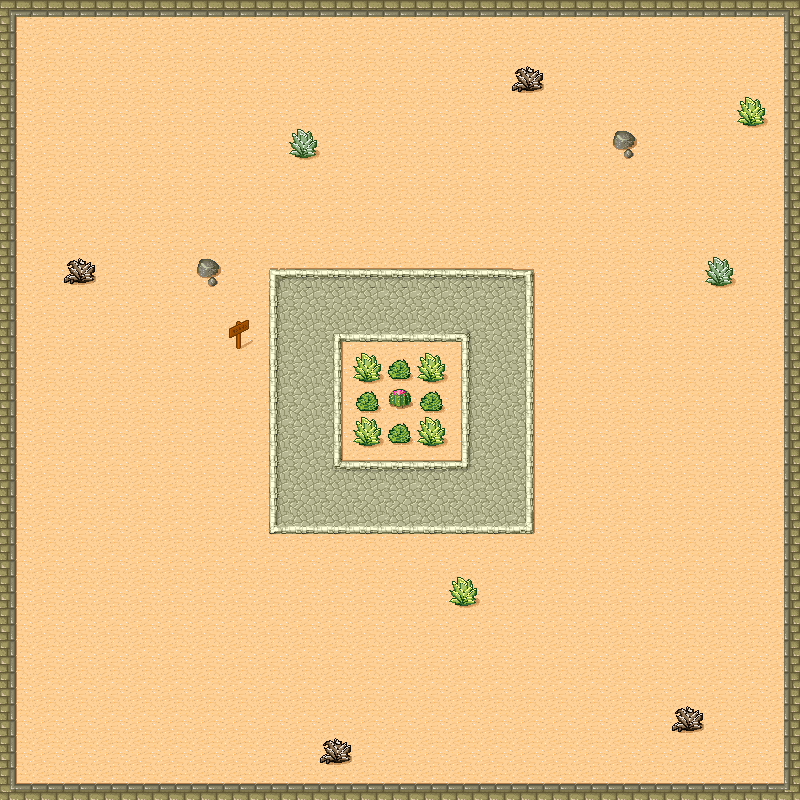

A 2D game scene composited from a Tiled map and its tileset images. What follows is a short description and the map's XML, with every tile layer's data as written:
An orthogonal 25x25 tile map with 32x32 px tiles, 4 tile layers (Ground, OuterWalls, Obstacles, Foliage).

<map version="1.2" tiledversion="1.2.1" orientation="orthogonal" renderorder="right-down" width="25" height="25" tilewidth="32" tileheight="32" infinite="0" nextlayerid="5" nextobjectid="1">
 <tileset firstgid="1" source="desertmap.tsx" />
 <layer id="1" name="Ground" width="25" height="25">
  <data encoding="csv">
30,30,30,30,30,30,30,30,30,30,30,30,30,30,30,30,30,30,30,30,30,30,30,30,30,
30,30,30,30,30,30,30,30,30,30,30,30,30,30,30,30,30,30,30,30,30,30,30,30,30,
30,30,30,30,30,30,30,30,30,30,30,30,30,30,30,30,30,30,30,30,30,30,30,30,30,
30,30,30,30,30,30,30,30,30,30,30,30,30,30,30,30,30,30,30,30,30,30,30,30,30,
30,30,30,30,30,30,30,30,30,30,30,30,30,30,30,30,30,30,30,30,30,30,30,30,30,
30,30,30,30,30,30,30,30,30,30,30,30,30,30,30,30,30,30,30,30,30,30,30,30,30,
30,30,30,30,30,30,30,30,30,30,30,30,30,30,30,30,30,30,30,30,30,30,30,30,30,
30,30,30,30,30,30,30,30,30,30,30,30,30,30,30,30,30,30,30,30,30,30,30,30,30,
30,30,30,30,30,30,30,30,30,30,30,30,30,30,30,30,30,30,30,30,30,30,30,30,30,
30,30,30,30,30,30,30,30,30,30,30,30,30,30,30,30,30,30,30,30,30,30,30,30,30,
30,30,30,30,30,30,30,30,30,30,30,30,30,30,30,30,30,30,30,30,30,30,30,30,30,
30,30,30,30,30,30,30,30,30,30,30,30,30,30,30,30,30,30,30,30,30,30,30,30,30,
30,30,30,30,30,30,30,30,30,30,30,30,30,30,30,30,30,30,30,30,30,30,30,30,30,
30,30,30,30,30,30,30,30,30,30,30,30,30,30,30,30,30,30,30,30,30,30,30,30,30,
30,30,30,30,30,30,30,30,30,30,30,30,30,30,30,30,30,30,30,30,30,30,30,30,30,
30,30,30,30,30,30,30,30,30,30,30,30,30,30,30,30,30,30,30,30,30,30,30,30,30,
30,30,30,30,30,30,30,30,30,30,30,30,30,30,30,30,30,30,30,30,30,30,30,30,30,
30,30,30,30,30,30,30,30,30,30,30,30,30,30,30,30,30,30,30,30,30,30,30,30,30,
30,30,30,30,30,30,30,30,30,30,30,30,30,30,30,30,30,30,30,30,30,30,30,30,30,
30,30,30,30,30,30,30,30,30,30,30,30,30,30,30,30,30,30,30,30,30,30,30,30,30,
30,30,30,30,30,30,30,30,30,30,30,30,30,30,30,30,30,30,30,30,30,30,30,30,30,
30,30,30,30,30,30,30,30,30,30,30,30,30,30,30,30,30,30,30,30,30,30,30,30,30,
30,30,30,30,30,30,30,30,30,30,30,30,30,30,30,30,30,30,30,30,30,30,30,30,30,
30,30,30,30,30,30,30,30,30,30,30,30,30,30,30,30,30,30,30,30,30,30,30,30,30,
30,30,30,30,30,30,30,30,30,30,30,30,30,30,30,30,30,30,30,30,30,30,30,30,30
</data>
 </layer>
 <layer id="2" name="OuterWalls" width="25" height="25">
  <data encoding="csv">
20,18,18,18,18,18,18,18,18,18,18,18,18,18,18,18,18,18,18,18,18,18,18,18,21,
11,0,0,0,0,0,0,0,0,0,0,0,0,0,0,0,0,0,0,0,0,0,0,0,9,
11,0,0,0,0,0,0,0,0,0,0,0,0,0,0,0,0,0,0,0,0,0,0,0,9,
11,0,0,0,0,0,0,0,0,0,0,0,0,0,0,0,0,0,0,0,0,0,0,0,9,
11,0,0,0,0,0,0,0,0,0,0,0,0,0,0,0,0,0,0,0,0,0,0,0,9,
11,0,0,0,0,0,0,0,0,0,0,0,0,0,0,0,0,0,0,0,0,0,0,0,9,
11,0,0,0,0,0,0,0,0,0,0,0,0,0,0,0,0,0,0,0,0,0,0,0,9,
11,0,0,0,0,0,0,0,0,0,0,0,0,0,0,0,0,0,0,0,0,0,0,0,9,
11,0,0,0,0,0,0,0,0,0,0,0,0,0,0,0,0,0,0,0,0,0,0,0,9,
11,0,0,0,0,0,0,0,0,0,0,0,0,0,0,0,0,0,0,0,0,0,0,0,9,
11,0,0,0,0,0,0,0,0,0,0,0,0,0,0,0,0,0,0,0,0,0,0,0,9,
11,0,0,0,0,0,0,0,0,0,0,0,0,0,0,0,0,0,0,0,0,0,0,0,9,
11,0,0,0,0,0,0,0,0,0,0,0,0,0,0,0,0,0,0,0,0,0,0,0,9,
11,0,0,0,0,0,0,0,0,0,0,0,0,0,0,0,0,0,0,0,0,0,0,0,9,
11,0,0,0,0,0,0,0,0,0,0,0,0,0,0,0,0,0,0,0,0,0,0,0,9,
11,0,0,0,0,0,0,0,0,0,0,0,0,0,0,0,0,0,0,0,0,0,0,0,9,
11,0,0,0,0,0,0,0,0,0,0,0,0,0,0,0,0,0,0,0,0,0,0,0,9,
11,0,0,0,0,0,0,0,0,0,0,0,0,0,0,0,0,0,0,0,0,0,0,0,9,
11,0,0,0,0,0,0,0,0,0,0,0,0,0,0,0,0,0,0,0,0,0,0,0,9,
11,0,0,0,0,0,0,0,0,0,0,0,0,0,0,0,0,0,0,0,0,0,0,0,9,
11,0,0,0,0,0,0,0,0,0,0,0,0,0,0,0,0,0,0,0,0,0,0,0,9,
11,0,0,0,0,0,0,0,0,0,0,0,0,0,0,0,0,0,0,0,0,0,0,0,9,
11,0,0,0,0,0,0,0,0,0,0,0,0,0,0,0,0,0,0,0,0,0,0,0,9,
11,0,0,0,0,0,0,0,0,0,0,0,0,0,0,0,0,0,0,0,0,0,0,0,9,
28,2,2,2,2,2,2,2,2,2,2,2,2,2,2,2,2,2,2,2,2,2,2,2,29
</data>
 </layer>
 <layer id="3" name="Obstacles" width="25" height="25">
  <data encoding="csv">
0,0,0,0,0,0,0,0,0,0,0,0,0,0,0,0,0,0,0,0,0,0,0,0,0,
0,0,0,0,0,0,0,0,0,0,0,0,0,0,0,0,0,0,0,0,0,0,0,0,0,
0,0,0,0,0,0,0,0,0,0,0,0,0,0,0,0,0,0,0,0,0,0,0,0,0,
0,0,0,0,0,0,0,0,0,0,0,0,0,0,0,0,0,0,0,0,0,0,0,0,0,
0,0,0,0,0,0,0,0,0,0,0,0,0,0,0,0,0,0,0,0,0,0,0,0,0,
0,0,0,0,0,0,0,0,0,0,0,0,0,0,0,0,0,0,0,0,0,0,0,0,0,
0,0,0,0,0,0,0,0,0,0,0,0,0,0,0,0,0,0,0,0,0,0,0,0,0,
0,0,0,0,0,0,0,0,0,0,0,0,0,0,0,0,0,0,0,0,0,0,0,0,0,
0,0,0,0,0,0,0,0,25,26,26,26,26,26,26,26,27,0,0,0,0,0,0,0,0,
0,0,0,0,0,0,0,0,33,34,34,34,34,34,34,34,35,0,0,0,0,0,0,0,0,
0,0,0,0,0,0,0,0,33,34,36,42,42,42,37,34,35,0,0,0,0,0,0,0,0,
0,0,0,0,0,0,0,0,33,34,35,0,0,0,33,34,35,0,0,0,0,0,0,0,0,
0,0,0,0,0,0,0,0,33,34,35,0,0,0,33,34,35,0,0,0,0,0,0,0,0,
0,0,0,0,0,0,0,0,33,34,35,0,0,0,33,34,35,0,0,0,0,0,0,0,0,
0,0,0,0,0,0,0,0,33,34,44,26,26,26,45,34,35,0,0,0,0,0,0,0,0,
0,0,0,0,0,0,0,0,33,34,34,34,34,34,34,34,35,0,0,0,0,0,0,0,0,
0,0,0,0,0,0,0,0,41,42,42,42,42,42,42,42,43,0,0,0,0,0,0,0,0,
0,0,0,0,0,0,0,0,0,0,0,0,0,0,0,0,0,0,0,0,0,0,0,0,0,
0,0,0,0,0,0,0,0,0,0,0,0,0,0,0,0,0,0,0,0,0,0,0,0,0,
0,0,0,0,0,0,0,0,0,0,0,0,0,0,0,0,0,0,0,0,0,0,0,0,0,
0,0,0,0,0,0,0,0,0,0,0,0,0,0,0,0,0,0,0,0,0,0,0,0,0,
0,0,0,0,0,0,0,0,0,0,0,0,0,0,0,0,0,0,0,0,0,0,0,0,0,
0,0,0,0,0,0,0,0,0,0,0,0,0,0,0,0,0,0,0,0,0,0,0,0,0,
0,0,0,0,0,0,0,0,0,0,0,0,0,0,0,0,0,0,0,0,0,0,0,0,0,
0,0,0,0,0,0,0,0,0,0,0,0,0,0,0,0,0,0,0,0,0,0,0,0,0
</data>
 </layer>
 <layer id="4" name="Foliage" width="25" height="25">
  <data encoding="csv">
0,0,0,0,0,0,0,0,0,0,0,0,0,0,0,0,0,0,0,0,0,0,0,0,0,
0,0,0,0,0,0,0,0,0,0,0,0,0,0,0,0,0,0,0,0,0,0,0,0,0,
0,0,0,0,0,0,0,0,0,0,0,0,0,0,0,0,39,0,0,0,0,0,0,0,0,
0,0,0,0,0,0,0,0,0,0,0,0,0,0,0,0,0,0,0,0,0,0,0,40,0,
0,0,0,0,0,0,0,0,0,38,0,0,0,0,0,0,0,0,0,32,0,0,0,0,0,
0,0,0,0,0,0,0,0,0,0,0,0,0,0,0,0,0,0,0,0,0,0,0,0,0,
0,0,0,0,0,0,0,0,0,0,0,0,0,0,0,0,0,0,0,0,0,0,0,0,0,
0,0,0,0,0,0,0,0,0,0,0,0,0,0,0,0,0,0,0,0,0,0,0,0,0,
0,0,39,0,0,0,32,0,0,0,0,0,0,0,0,0,0,0,0,0,0,0,38,0,0,
0,0,0,0,0,0,0,0,0,0,0,0,0,0,0,0,0,0,0,0,0,0,0,0,0,
0,0,0,0,0,0,0,46,0,0,0,0,0,0,0,0,0,0,0,0,0,0,0,0,0,
0,0,0,0,0,0,0,0,0,0,0,40,48,40,0,0,0,0,0,0,0,0,0,0,0,
0,0,0,0,0,0,0,0,0,0,0,48,31,48,0,0,0,0,0,0,0,0,0,0,0,
0,0,0,0,0,0,0,0,0,0,0,40,48,40,0,0,0,0,0,0,0,0,0,0,0,
0,0,0,0,0,0,0,0,0,0,0,0,0,0,0,0,0,0,0,0,0,0,0,0,0,
0,0,0,0,0,0,0,0,0,0,0,0,0,0,0,0,0,0,0,0,0,0,0,0,0,
0,0,0,0,0,0,0,0,0,0,0,0,0,0,0,0,0,0,0,0,0,0,0,0,0,
0,0,0,0,0,0,0,0,0,0,0,0,0,0,0,0,0,0,0,0,0,0,0,0,0,
0,0,0,0,0,0,0,0,0,0,0,0,0,0,40,0,0,0,0,0,0,0,0,0,0,
0,0,0,0,0,0,0,0,0,0,0,0,0,0,0,0,0,0,0,0,0,0,0,0,0,
0,0,0,0,0,0,0,0,0,0,0,0,0,0,0,0,0,0,0,0,0,0,0,0,0,
0,0,0,0,0,0,0,0,0,0,0,0,0,0,0,0,0,0,0,0,0,0,0,0,0,
0,0,0,0,0,0,0,0,0,0,0,0,0,0,0,0,0,0,0,0,0,39,0,0,0,
0,0,0,0,0,0,0,0,0,0,39,0,0,0,0,0,0,0,0,0,0,0,0,0,0,
0,0,0,0,0,0,0,0,0,0,0,0,0,0,0,0,0,0,0,0,0,0,0,0,0
</data>
 </layer>
</map>
